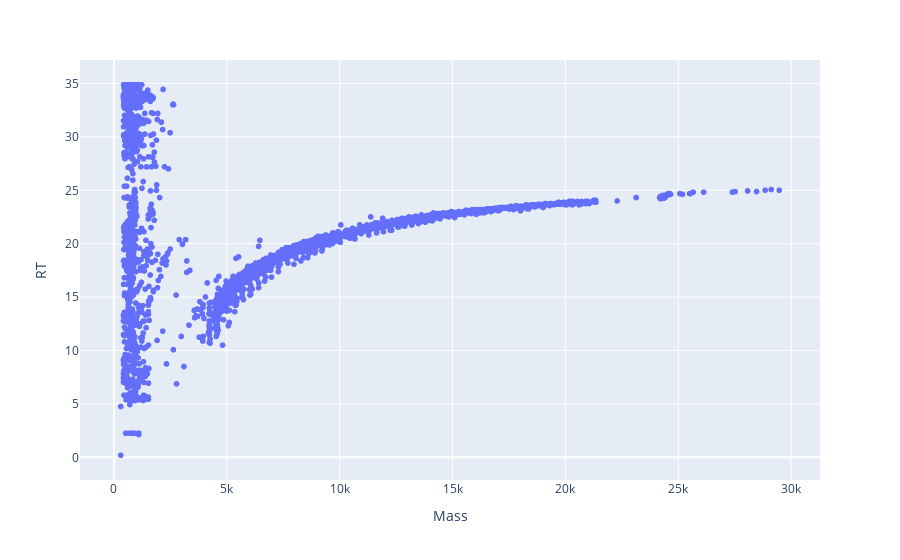

Notebook cell for this chart:
### Code cell
plotly_zone(df)

### Figure 1 — Plotly figure (JSON) as saved in the notebook; plotly's stock layout.template omitted (floating-point values rounded to 4 significant figures; data arrays with more than 128 entries replaced by an {"elided": "..."} marker saying what was removed)
{"data": [{"hovertemplate": "Mass=%{x}<br>RT=%{y}<extra></extra>", "legendgroup": "", "marker": {"color": "#636efa", "symbol": "circle"}, "mode": "markers", "name": "", "showlegend": false, "type": "scattergl", "x": {"elided": "4593 float values"}, "xaxis": "x", "y": {"elided": "4593 float values"}, "yaxis": "y"}], "layout": {"legend": {"tracegroupgap": 0}, "margin": {"t": 60}, "xaxis": {"anchor": "y", "domain": [0, 1], "title": {"text": "Mass"}}, "yaxis": {"anchor": "x", "domain": [0, 1], "title": {"text": "RT"}}}}
